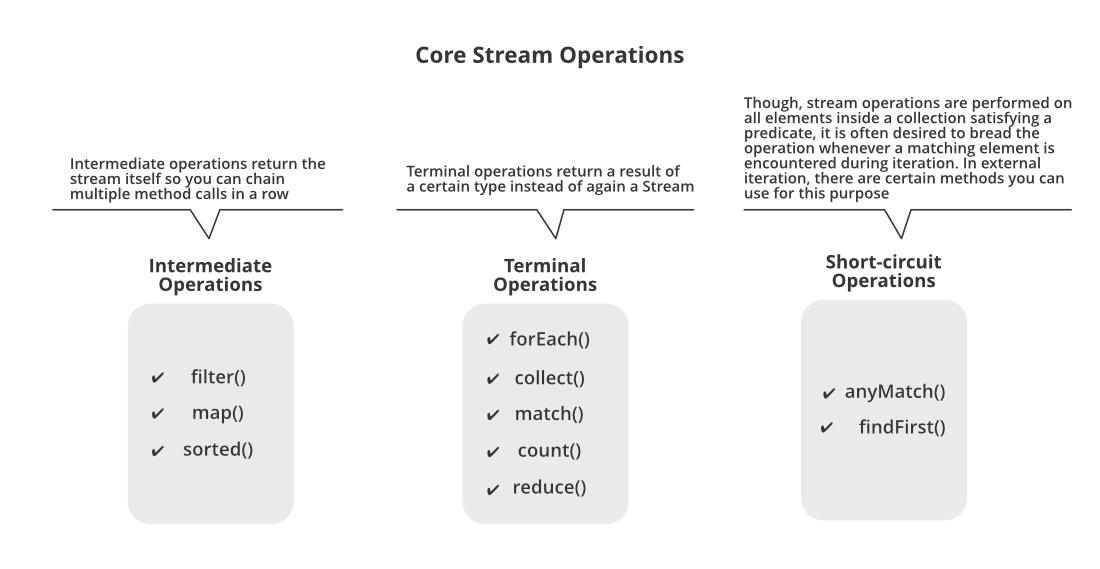
#> input picture assets/CoreStreamOperations.png, 1100 x 569 px; its folder holds only this picture in this run
$ python enhance_assets.py
#> lines starting #> are read from the running program, lines starting #| are printed output that depends on the picture
#> in main, img is the input picture: PIL image 1100x569 RGB; min 54, max 255, mean 244.4
from __future__ import annotations

from pathlib import Path

from PIL import Image, ImageChops, ImageEnhance, ImageOps


ROOT = Path(__file__).resolve().parents[1]
ASSETS_DIR = ROOT / "assets"
OUT_DIR = ASSETS_DIR / "enhanced"


def trim_whitespace(img: Image.Image, bg_color: tuple[int, int, int] = (255, 255, 255)) -> Image.Image:
    """Trim uniform white borders around diagrams."""
#> called with bg_color = (255, 255, 255)
    img = ImageOps.exif_transpose(img)
    rgb = img.convert("RGB")
    bg = Image.new("RGB", rgb.size, bg_color)
#> bg: PIL image 1100x569 RGB; every value is 255
    diff = ImageChops.difference(rgb, bg)
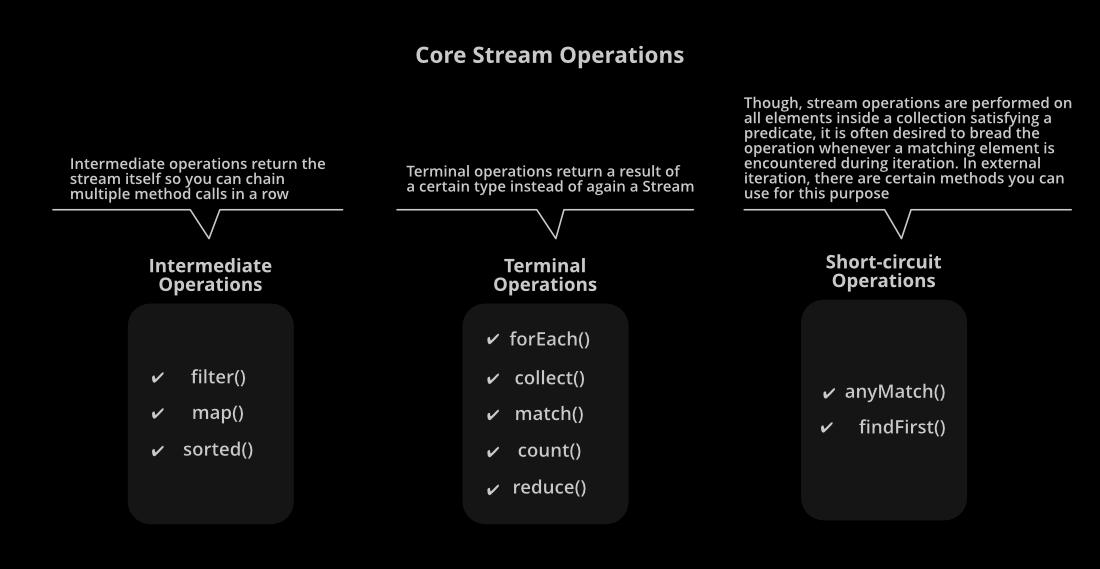
#> diff: PIL image 1100x569 RGB; min 0, max 201, mean 10.6
    bbox = diff.getbbox()
#> bbox = (52, 45, 1072, 525)
    if not bbox:
        return img
    return img.crop(bbox)
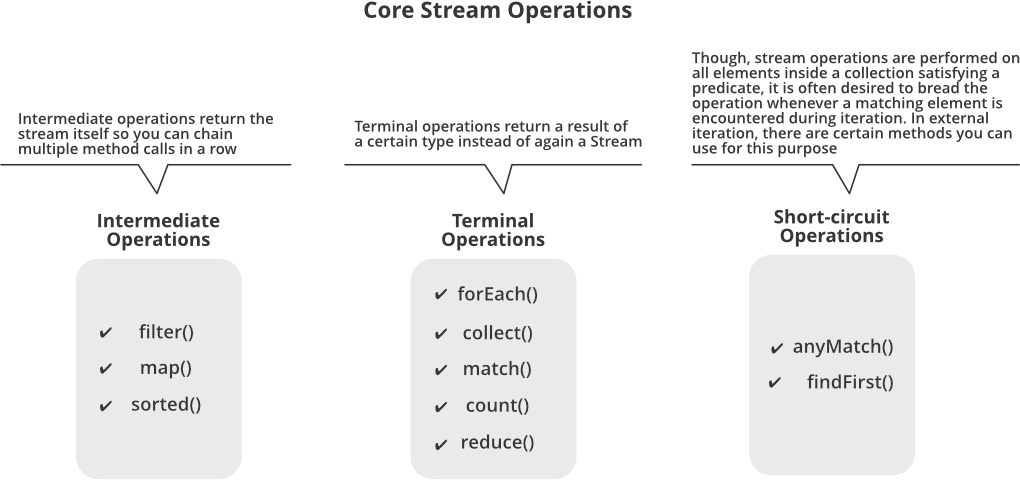
#> returned value: PIL image 1020x480 RGB; min 54, max 255, mean 241.4


def enhance_image(img: Image.Image) -> Image.Image:
    img = trim_whitespace(img).convert("RGB")
    img = ImageEnhance.Contrast(img).enhance(1.08)
#> img: PIL image 1020x480 RGB
    img = ImageEnhance.Sharpness(img).enhance(1.15)
    return img


def main() -> None:
    OUT_DIR.mkdir(parents=True, exist_ok=True)

    pngs = sorted(p for p in ASSETS_DIR.glob("*.png") if p.is_file())
    if not pngs:
        raise SystemExit(f"No PNG files found in {ASSETS_DIR}")

    written = 0
    for in_path in pngs:
        out_path = OUT_DIR / in_path.name
        img = Image.open(in_path)
        img.load()
        enhanced = enhance_image(img)
        enhanced.save(out_path, format="PNG", optimize=True)
        written += 1

    print(f"Enhanced {written} PNG(s) into: {OUT_DIR}")


if __name__ == "__main__":
    main()

$ run again, on assets/java-collections.png
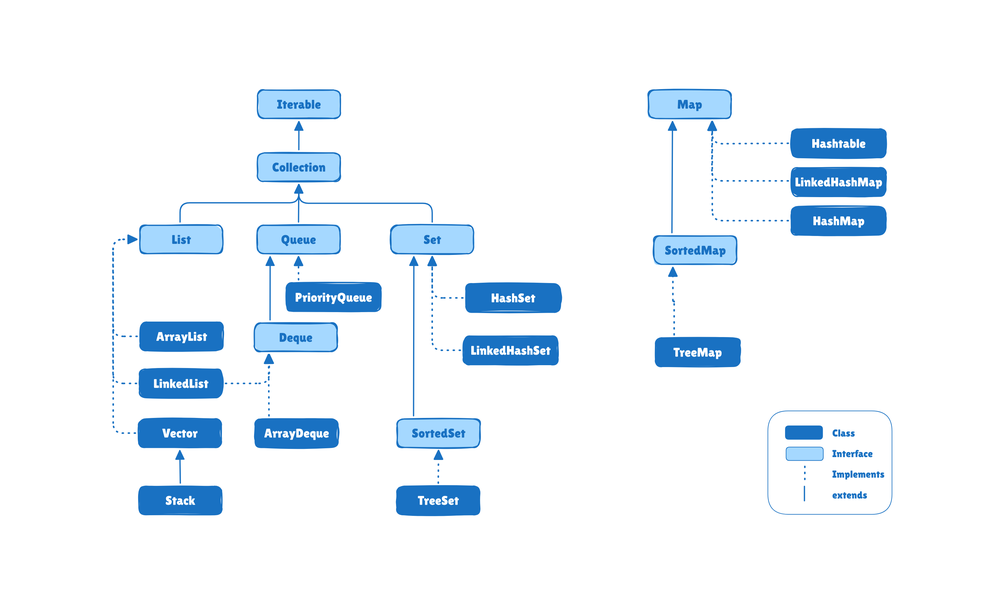
#> input picture assets/java-collections.png, 1000 x 616 px, shrunk from 3164 x 1950 before the run
#> in main, img is the input picture: PIL image 1000x616 RGB; mean R, G, B 237.4, 244.6, 251
#> bg: PIL image 1000x616 RGB; every value is 255
#> in trim_whitespace, `diff = ImageChops.difference(rgb, bg)`:
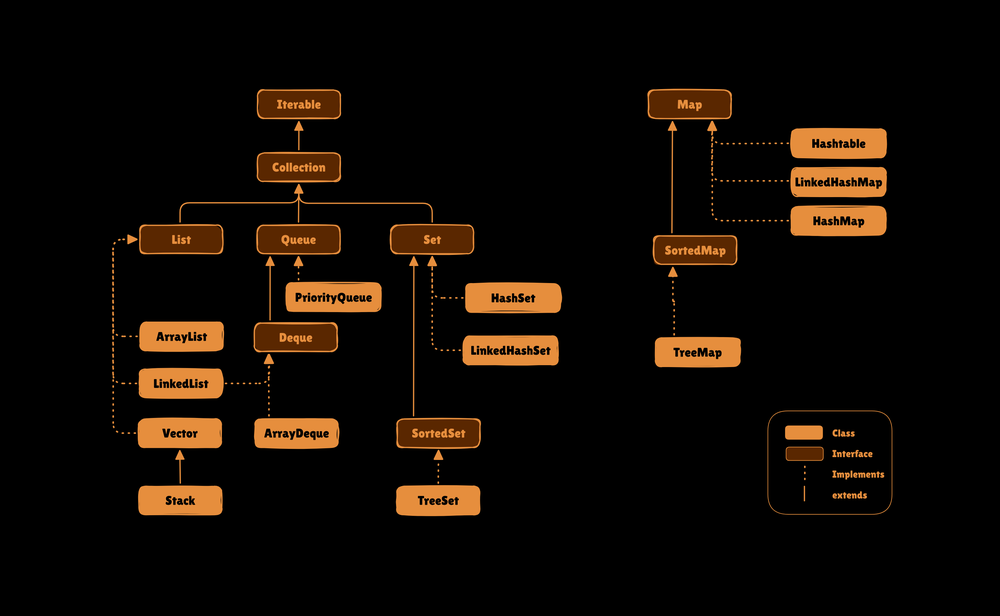
#> diff: PIL image 1000x616 RGB; mean R, G, B 17.6, 10.4, 4
#> bbox = (110, 86, 895, 519)
#> in trim_whitespace, `return img.crop(bbox)`:
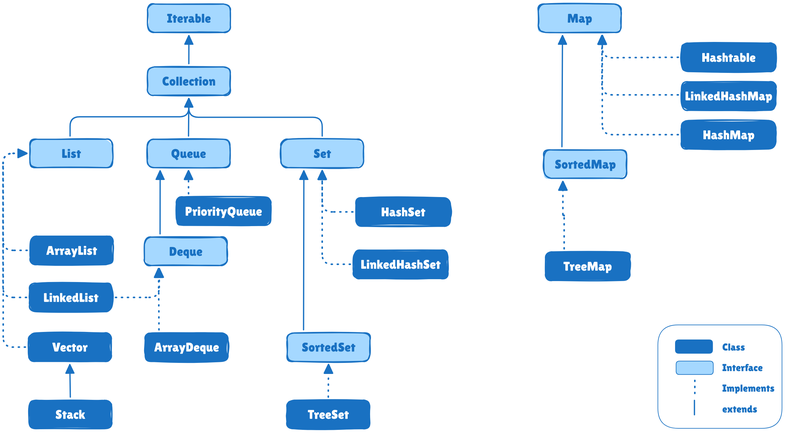
#> returned value: PIL image 785x433 RGB; mean R, G, B 223.1, 236.2, 247.8

$ run again, on assets/transac.png
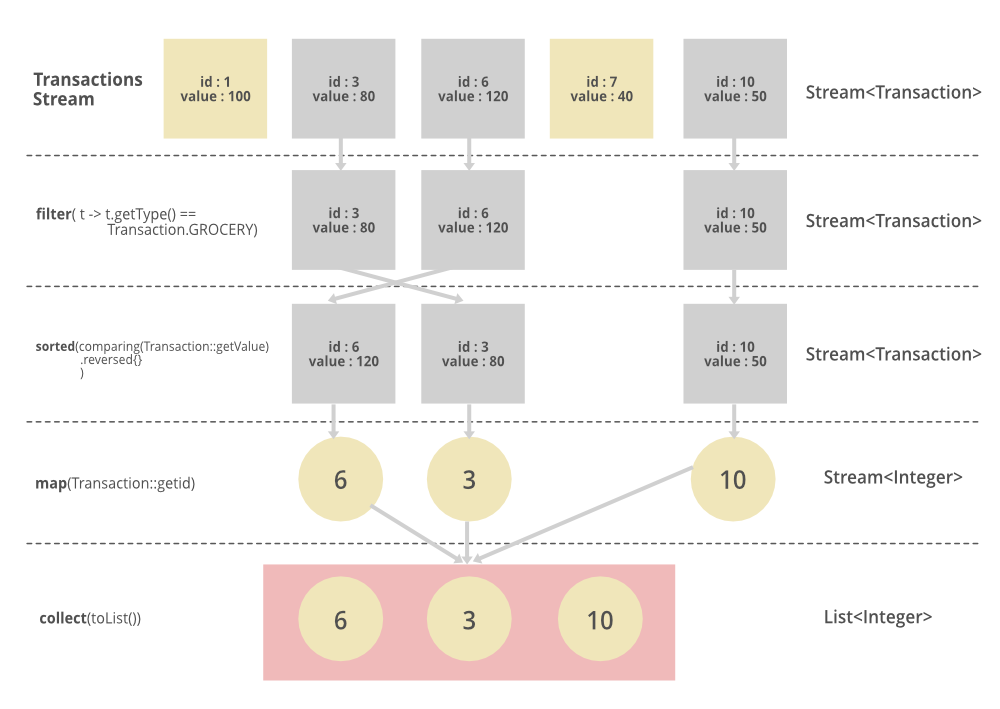
#> input picture assets/transac.png, 1000 x 709 px
#> in main, img is the input picture: PIL image 1000x709 RGB; mean R, G, B 243.4, 240.2, 237
#> bg: PIL image 1000x709 RGB; every value is 255
#> in trim_whitespace, `diff = ImageChops.difference(rgb, bg)`:
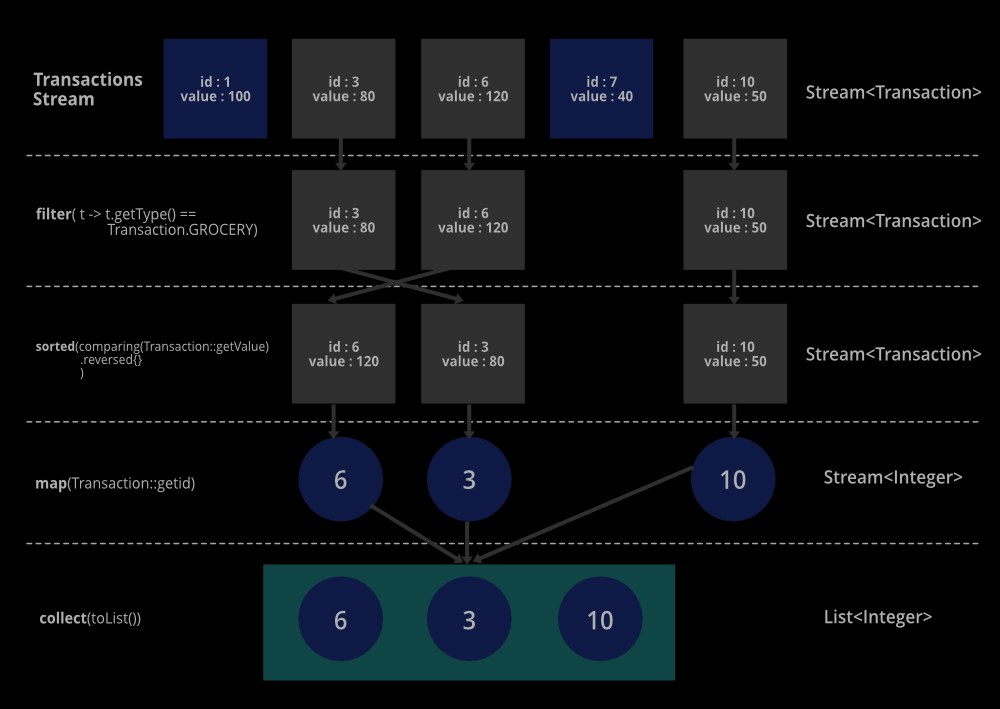
#> diff: PIL image 1000x709 RGB; mean R, G, B 11.6, 14.8, 18
#> bbox = (26, 38, 982, 681)
#> in trim_whitespace, `return img.crop(bbox)`:
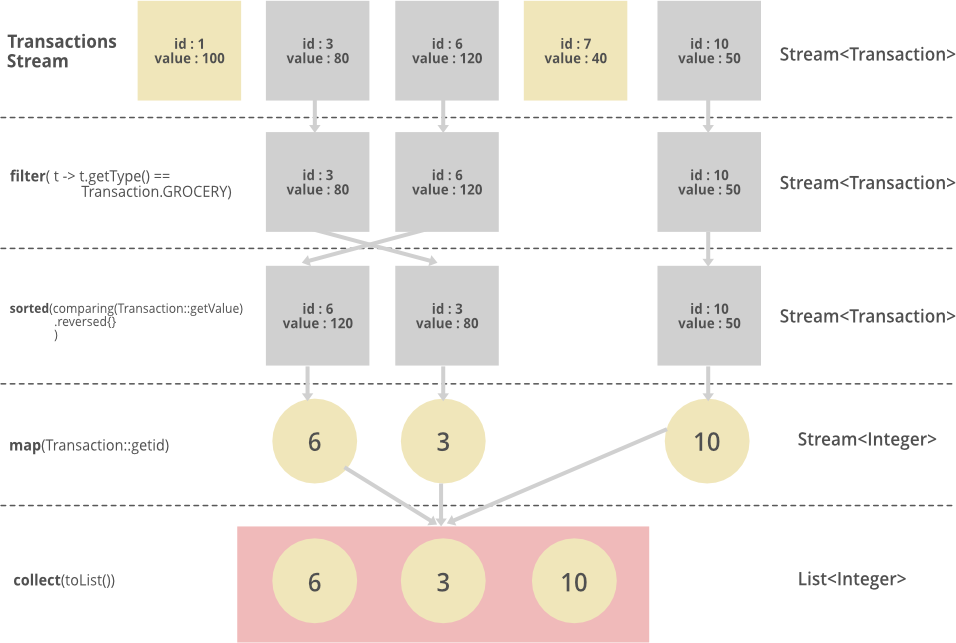
#> returned value: PIL image 956x643 RGB; mean R, G, B 241.6, 238, 234.2

$ run again, on assets/transac1.png
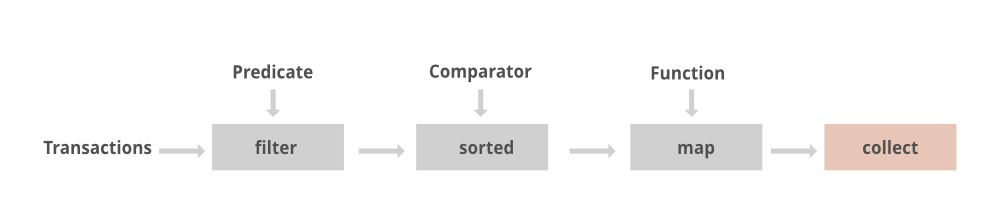
#> input picture assets/transac1.png, 1000 x 220 px
#> in main, img is the input picture: PIL image 1000x220 RGB; mean R, G, B 247.9, 247, 246.6
#> bg: PIL image 1000x220 RGB; every value is 255
#> in trim_whitespace, `diff = ImageChops.difference(rgb, bg)`:
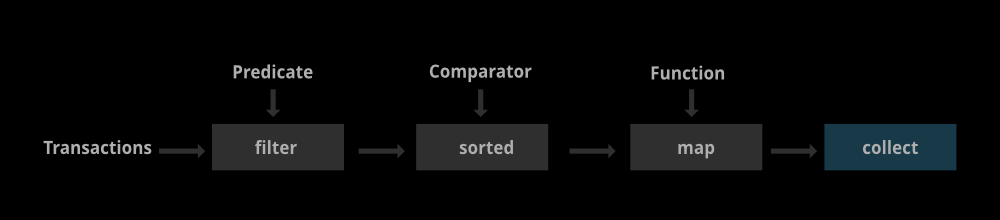
#> diff: PIL image 1000x220 RGB; mean R, G, B 7.1, 8, 8.4
#> bbox = (43, 64, 957, 171)
#> in trim_whitespace, `return img.crop(bbox)`:
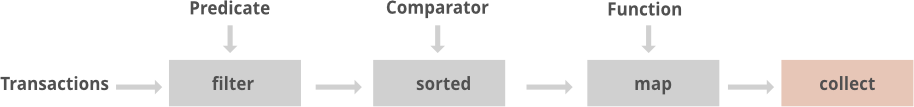
#> returned value: PIL image 914x107 RGB; mean R, G, B 239, 237, 236.1

$ run again, on assets/JavaStream.png
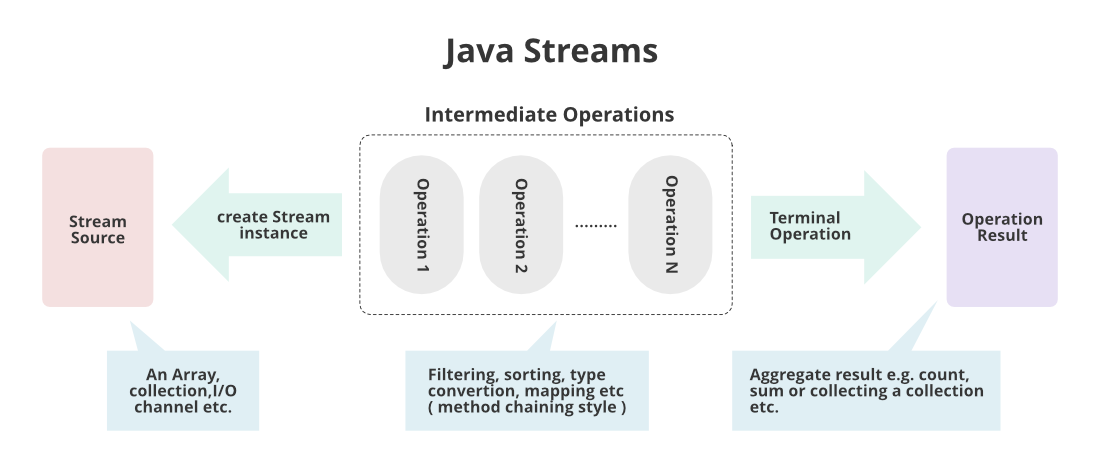
#> input picture assets/JavaStream.png, 1100 x 469 px
#> in main, img is the input picture: PIL image 1100x469 RGB; mean R, G, B 243.1, 244.4, 245.3
#> bg: PIL image 1100x469 RGB; every value is 255
#> in trim_whitespace, `diff = ImageChops.difference(rgb, bg)`:
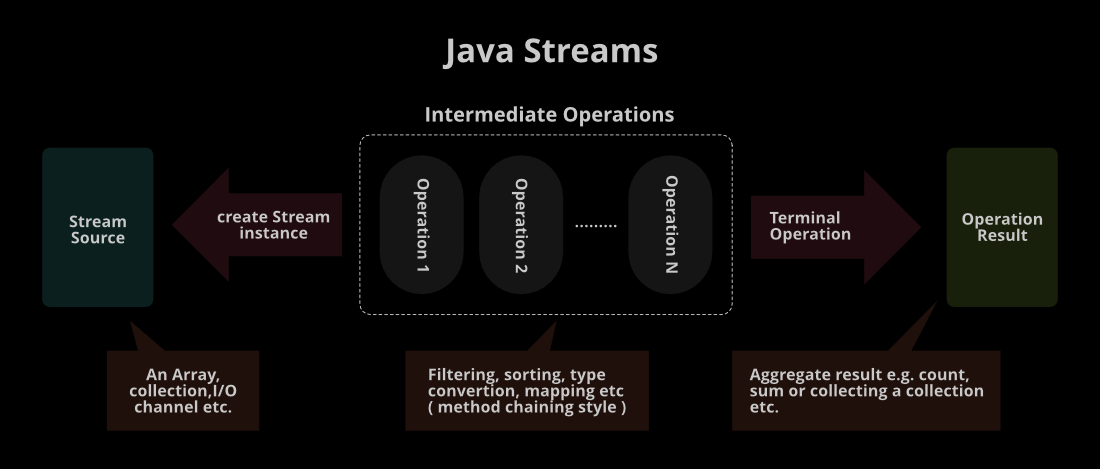
#> diff: PIL image 1100x469 RGB; mean R, G, B 11.9, 10.6, 9.7
#> bbox = (42, 38, 1058, 431)
#> in trim_whitespace, `return img.crop(bbox)`:
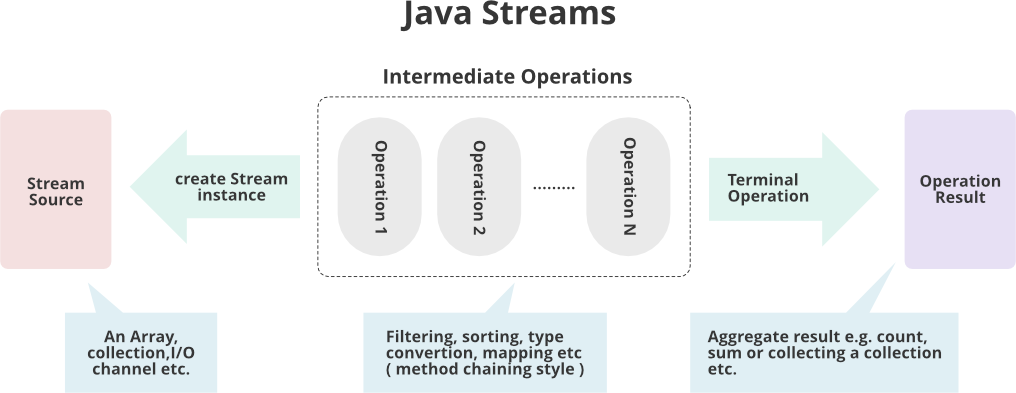
#> returned value: PIL image 1016x393 RGB; mean R, G, B 239.7, 241.3, 242.5
